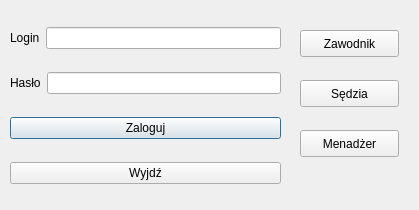
<?xml version="1.0" encoding="UTF-8"?>
<ui version="4.0">
 <class>Login</class>
 <widget class="QDialog" name="Login">
  <property name="geometry">
   <rect>
    <x>0</x>
    <y>0</y>
    <width>419</width>
    <height>210</height>
   </rect>
  </property>
  <property name="windowTitle">
   <string>Login</string>
  </property>
  <widget class="QWidget" name="verticalLayoutWidget">
   <property name="geometry">
    <rect>
     <x>10</x>
     <y>10</y>
     <width>271</width>
     <height>191</height>
    </rect>
   </property>
   <layout class="QVBoxLayout" name="verticalLayout">
    <item>
     <layout class="QHBoxLayout" name="horizontalLayout">
      <item>
       <widget class="QLabel" name="label">
        <property name="text">
         <string>Login</string>
        </property>
       </widget>
      </item>
      <item>
       <widget class="QLineEdit" name="lineEdit"/>
      </item>
     </layout>
    </item>
    <item>
     <layout class="QHBoxLayout" name="horizontalLayout_2">
      <item>
       <widget class="QLabel" name="label_2">
        <property name="text">
         <string>Hasło</string>
        </property>
       </widget>
      </item>
      <item>
       <widget class="QLineEdit" name="lineEdit_2"/>
      </item>
     </layout>
    </item>
    <item>
     <widget class="QPushButton" name="pushButton_2">
      <property name="text">
       <string>Zaloguj</string>
      </property>
     </widget>
    </item>
    <item>
     <widget class="QPushButton" name="pushButton">
      <property name="text">
       <string>Wyjdź</string>
      </property>
     </widget>
    </item>
   </layout>
  </widget>
  <widget class="QPushButton" name="pushButton_zawodnik">
   <property name="geometry">
    <rect>
     <x>300</x>
     <y>30</y>
     <width>99</width>
     <height>27</height>
    </rect>
   </property>
   <property name="text">
    <string>Zawodnik</string>
   </property>
  </widget>
  <widget class="QPushButton" name="pushButton_sedzia">
   <property name="geometry">
    <rect>
     <x>300</x>
     <y>80</y>
     <width>99</width>
     <height>27</height>
    </rect>
   </property>
   <property name="text">
    <string>Sędzia</string>
   </property>
  </widget>
  <widget class="QPushButton" name="pushButton_menadzer">
   <property name="geometry">
    <rect>
     <x>300</x>
     <y>130</y>
     <width>99</width>
     <height>27</height>
    </rect>
   </property>
   <property name="text">
    <string>Menadżer</string>
   </property>
  </widget>
 </widget>
 <resources/>
 <connections/>
</ui>
